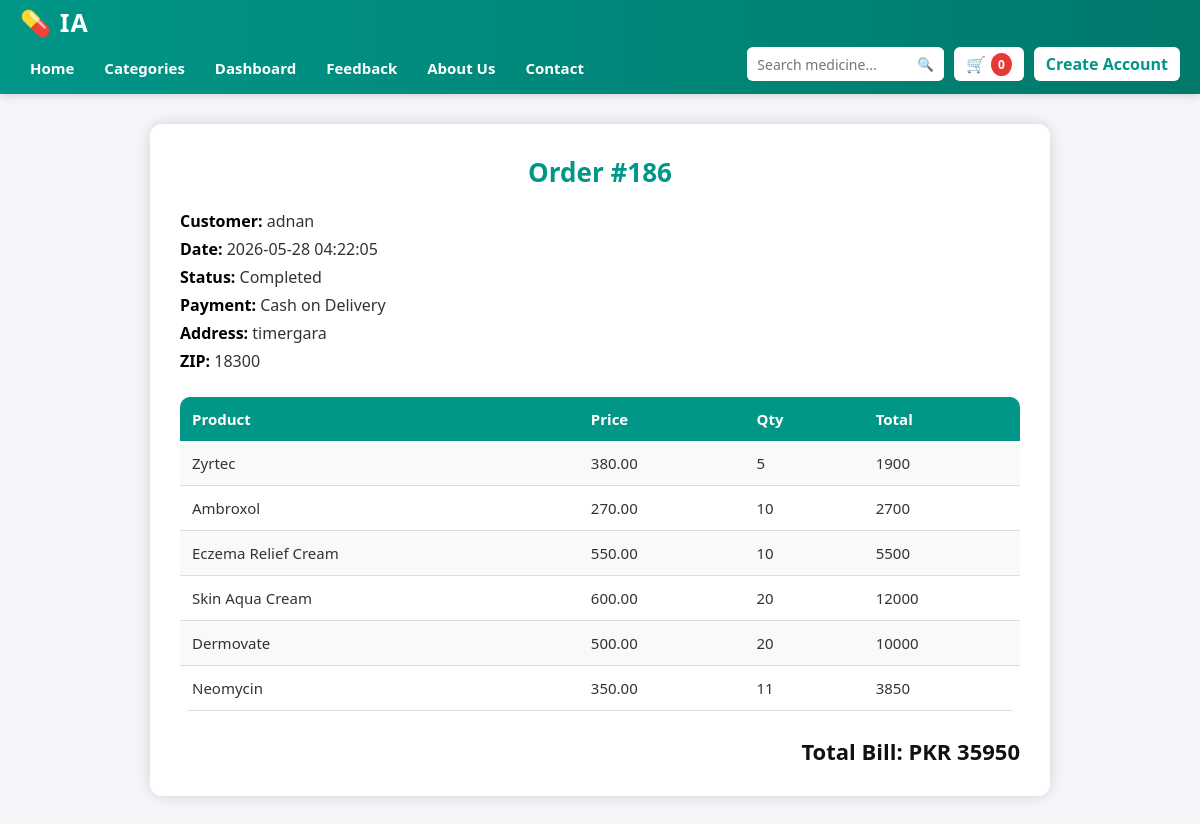
The app's page /dashboard_details.php?id=186 with its own data.
### tables this page shows
CREATE TABLE `orders` (
  `order_id` int(11) NOT NULL,
  `customer_name` varchar(100) DEFAULT NULL,
  `total_amount` decimal(10,2) DEFAULT NULL,
  `status` enum('Pending','Completed','Cancelled') DEFAULT 'Pending',
  `order_date` timestamp NOT NULL DEFAULT current_timestamp(),
  `payment_type` varchar(20) DEFAULT NULL,
  `address` varchar(250) DEFAULT NULL,
  `zip` varchar(10) DEFAULT NULL,
  `user_deleted` tinyint(1) DEFAULT 0,
  `user_id` int(11) DEFAULT NULL,
  `email` varchar(100) DEFAULT NULL,
  `phone` varchar(100) DEFAULT NULL
);

CREATE TABLE `order_items` (
  `item_id` int(11) NOT NULL,
  `order_id` int(11) DEFAULT NULL,
  `product_id` int(11) DEFAULT NULL,
  `product_name` varchar(150) NOT NULL,
  `price` decimal(10,2) DEFAULT NULL,
  `quantity` int(11) DEFAULT NULL
);

### dashboard_details.php (the view, shortened to what this page needs)
<?php
include("connection.php");
$id = $_GET['id'];
$order = mysqli_fetch_assoc(mysqli_query($conn,
"SELECT * FROM orders WHERE order_id = $id"));
$items = mysqli_query($conn,
"SELECT * FROM order_items WHERE order_id = $id");
?>
<!DOCTYPE html>
<html>
<head>
<link rel="stylesheet" href="dashboard.css">
</head>
<body>
<?php include("menu.php"); ?>
<section class="order-details">
<h2>Order #<?= $order['order_id'] ?></h2>
<p><b>Customer:</b> <?= $order['customer_name'] ?></p>
<p><b>Date:</b> <?= $order['order_date'] ?></p>
<p><b>Status:</b> <?= $order['status'] ?></p>
<p><b>Payment:</b> <?= $order['payment_type'] ?></p>
<p><b>Address:</b> <?= $order['address'] ?></p>
<p><b>ZIP:</b> <?= $order['zip'] ?></p>
<table class="order-table">
<tr>
  <th>Product</th>
  <th>Price</th>
  <th>Qty</th>
  <th>Total</th>
</tr>
<?php
$grandTotal = 0;
while($r = mysqli_fetch_assoc($items)){
$t = $r['price'] * $r['quantity'];
$grandTotal += $t;
?>
<tr>
<td><?= $r['product_name'] ?></td>
<td><?= $r['price'] ?></td>
<td><?= $r['quantity'] ?></td>
<td><?= $t ?></td>
</tr>
<?php } ?>
</table>
<h3>Total Bill: PKR <?= $grandTotal ?></h3>
</section>
</body>
</html>

### menu.php (shortened to what this page needs)
<?php
$current_page = basename($_SERVER['PHP_SELF']);
?>
<!DOCTYPE html>
<html lang="en">
<head>
</head>
<body>
<header>
<div class="nav-top">
    <div class="logo">💊 IA</div>
</div>
<div class="nav-menu" id="navMenu">
    <nav>
        <ul>
            <li><a href="home.php" class="<?= ($current_page=='home.php')?'active':'' ?>">Home</a></li>
            <li><a href="categories.php" class="<?= ($current_page=='categories.php')?'active':'' ?>">Categories</a></li>
            <li><a href="dashboard.php" class="<?= ($current_page=='dashboard.php')?'active':'' ?>">Dashboard</a></li>
            <li><a href="feedback.php" class="<?= ($current_page=='feedback.php')?'active':'' ?>">Feedback</a></li>
            <li><a href="aboutus.php" class="<?= ($current_page=='aboutus.php')?'active':'' ?>">About Us</a></li>
            <li><a href="contact.php" class="<?= ($current_page=='contact.php')?'active':'' ?>">Contact</a></li>
        </ul>
    </nav>
    <div class="nav-right">
        <div class="nav-search">
            <input type="text" id="searchInput" placeholder="Search medicine...">
            <button onclick="searchMedicine()">🔍</button>
        </div>
        <a href="cart.php" class="cart-btn">🛒 <span id="cartCount">0</span></a>
        <?php if(isset($_SESSION['user_id'])): ?>
            <div class="account-dropdown">
                <button class="account-btn"><?= $_SESSION['user_name'] ?> ▼</button>
                <div class="dropdown-content">
                    <a href="profile.php">Profile</a>
                    <a href="logout.php">Logout</a>
                </div>
            </div>
        <?php else: ?>
            <a href="signup.php" class="btn">Create Account</a>
        <?php endif; ?>
    </div>
</div>
</header>
</body>
</html>

### dashboard.css (style rules this page uses)
* { margin: 0; padding: 0; box-sizing: border-box; font-family: 'Poppins', sans-serif; text-decoration: none; }
body { background: #f4f6f9; color: #333; }
.order-details { max-width: 900px; margin: 30px auto; background: #ffffff; padding: 30px; border-radius: 12px; box-shadow: 0px 0px 15px rgba(0,0,0,0.15); }
.order-details h2 { text-align: center; font-size: 26px; color: #009688; margin-bottom: 20px; }
.order-details p { font-size: 16px; color: #333; margin: 6px 0; }
.order-details b { color: #000; }
.order-table { width: 100%; border-collapse: collapse; margin-top: 25px; background: #fff; border-radius: 10px; overflow: hidden; }
.order-table th { background: #009688; color: white; padding: 12px; text-align: left; font-size: 15px; }
.order-table td { padding: 12px; border-bottom: 1px solid #ddd; font-size: 15px; text-align: left; text-decoration: none; }
.order-table tr:nth-child(even) { background: #f9f9f9; }
.order-details h3 { text-align: right; margin-top: 25px; font-size: 22px; color: #111; }

### menu.php (style rules this page uses)
* { margin: 0; padding: 0; box-sizing: border-box; font-family: 'Segoe UI', Arial, sans-serif; }
header { background: linear-gradient(90deg, #009688, #00796b); color: #fff; padding: 5px 20px; position: relative; box-shadow: 0 2px 8px rgba(0,0,0,0.15); }
.nav-top { display: flex; justify-content: space-between; align-items: center; }
.logo { font-size: 25px; font-weight: 700; letter-spacing: 1px; }
.nav-menu { display: flex; align-items: center; justify-content: space-between; margin-top: 8px; gap: 15px; flex-wrap: wrap; }
nav ul { list-style: none; display: flex; gap: 10px; align-items: center; }
nav a { color: #fff; text-decoration: none; font-weight: 600; font-size: 15px; padding: 6px 10px; border-radius: 4px; transition: 0.3s; }
.nav-right { display: flex; align-items: center; gap: 10px; padding-bottom:8px; }
.nav-search { display: flex; align-items: center; background: #fff; border-radius: 6px; overflow: hidden; height: 34px; }
.nav-search input { border: none; padding: 6px 10px; outline: none; width: 160px; font-size: 14px; }
.nav-search button { border: none; background: #fff; cursor: pointer; padding: 6px 10px; }
.cart-btn { background: #fff; color: #009688; padding: 6px 12px; border-radius: 6px; text-decoration: none; font-weight: 600; height: 34px; display: flex; align-items: center; gap: 5px; transition: 0.3s; }
#cartCount { background: #e53935; color: #fff; padding: 3px 7px; border-radius: 50%; font-size: 12px; font-weight: bold; }
.btn { background: #fff; color: #009688; padding: 6px 12px; border-radius: 6px; text-decoration: none; font-weight: 600; height: 34px; display: flex; align-items: center; }

### records on screen
orders: order_id "186", customer_name "adnan", order_date "2026-05-28 04:22:05", status "Completed", payment_type "Cash on Delivery", address "timergara", zip "18300"
order_items: product_name "Zyrtec", price "380.00", quantity "5", t "1900"
order_items: product_name "Ambroxol", price "270.00", quantity "10", t "2700"
order_items: product_name "Eczema Relief Cream", price "550.00", quantity "10", t "5500"
order_items: product_name "Skin Aqua Cream", price "600.00", quantity "20", t "12000"
order_items: product_name "Dermovate", price "500.00", quantity "20", t "10000"
order_items: product_name "Neomycin", price "350.00", quantity "11", t "3850"

### other values on screen
$grandTotal "35950"
